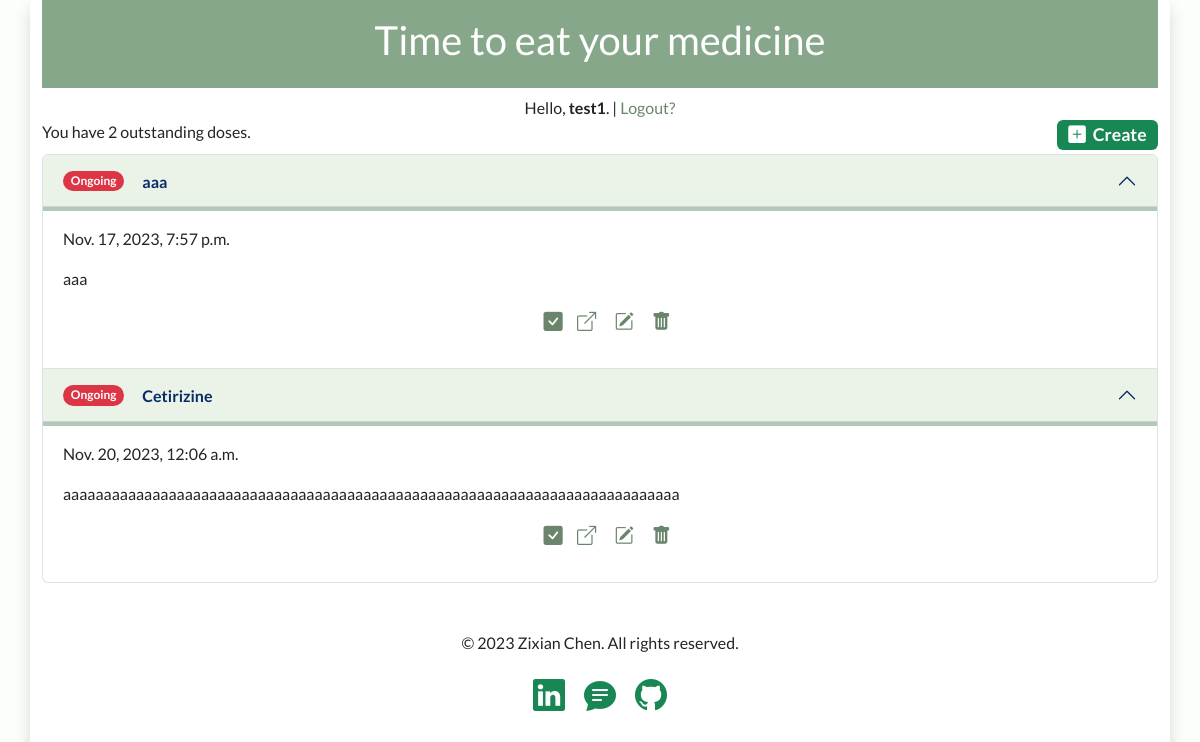
Screenshot of / (signed in) with the database file from the repository.
### trackerapp/models.py (models this page shows, shortened)
class EatModel(models.Model):
    user = models.ForeignKey(User, on_delete=models.SET_NULL, null=True)
    medicine = models.CharField(max_length=50, choices=medicine_choices)
    last_fed = models.DateTimeField(default=datetime.now)
    interval = models.IntegerField(default=4)
    remarks = models.TextField(max_length=140)
    complete = models.BooleanField(default=False)
    created = models.DateTimeField(auto_now_add=True)
    class Meta:
        ordering = ['complete'] #ordering in descending just do -complete

### trackerapp/views.py (the view)
# urls.py: path('', EatList.as_view(), name='eatlist'),
class EatList(LoginRequiredMixin, ListView):
    model = EatModel
    context_object_name = 'outstanding_list'
    fields = ['medicine', 'remarks', 'last_fed', 'interval', 'complete']
    def get_context_data(self, **kwargs):
        context = super().get_context_data(**kwargs)
        context["outstanding_list"] = context["outstanding_list"].filter(user=self.request.user)
        context["count"] = context["outstanding_list"].filter(complete=False).count()
        return context

### templates/trackerapp/EatModel_list.html (shortened to what this page needs)
{% extends "base.html" %}
{% block content %}
<div class="row mb-1">
    <div class="col-6">You have {{count}} outstanding dose{{count|pluralize:"s"}}.</div>
    <div class="col-6 text-end"><a href="{% url 'eatcreate' %}"><span class="badge bg-success even-larger-badge"><i class="bi bi-plus-square-fill pr-5"></i>&nbsp Create</span></a></div>
</div>
<div class="accordion" id="accordionExample">
{% for item in outstanding_list %}
{% if item.complete %}
<div class="accordion-item">
    <h2 class="accordion-header" id="heading{{item.id}}">
        <button class="accordion-button collapsed fw-bolder" type="button" data-bs-toggle="collapse" data-bs-target="#collapse{{item.id}}" aria-expanded="true" aria-controls="collapse{{item.id}}">
            {% if item.complete %}
            <span class="badge text-bg-success rounded-pill" style="margin-right: 1.5em;">Completed</span>
            <span class="fw-bolder">{{ item.medicine }}</span>
            {% else %}
            <span class="badge text-bg-danger rounded-pill" style="margin-right: 1.5em;">Ongoing</span>
            <span class="fw-bolder">{{ item.medicine }}</span>
            {% endif %}
        </button>
    </h2>
    <div id="collapse{{item.id}}" class="accordion-collapse collapse" aria-labelledby="heading{{item.id}}" data-bs-parent="#accordionExample">
        <div class="accordion-body">
            <p>{{ item.last_fed }}</p>
            <p>{{ item.next_dose }}</p>
            <p>{{ item.remarks }}</p>
            <p class="list_action_icons"><a href="{% url 'eatupdate_complete' item.id %}"><i class="bi bi-check-square-fill"></i></a><a href="{% url 'nextDose' item.id %}"><i class="bi bi-box-arrow-up-right"></i></a> <a href="{% url 'eatupdate' item.id %}"><i class="bi bi-pencil-square"></i></a> <a href="{% url 'eatdelete' item.id %}"><i class="bi bi-trash-fill"></i></a></p>
        </div>
    </div>
</div>
{% else %}
<div class="accordion-item">
    <h2 class="accordion-header" id="heading{{item.id}}">
        <button class="accordion-button" type="button" data-bs-toggle="collapse" data-bs-target="#collapse{{item.id}}" aria-expanded="true" aria-controls="collapse{{item.id}}">
        {% if item.complete %}
        <span class="badge text-bg-success rounded-pill" style="margin-right: 1.5em;">Completed</span>
        <span class="fw-bolder">{{ item.medicine }}</span>
        {% else %}
        <span class="badge text-bg-danger rounded-pill" style="margin-right: 1.5em;">Ongoing</span>
        <span class="fw-bolder">{{ item.medicine }}</span>
        {% endif %}
        </button>
    </h2>
    <div id="collapse{{item.id}}" class="accordion-collapse collapse show" aria-labelledby="heading{{item.id}}" data-bs-parent="#accordionExample">
        <div class="accordion-body">
            <p>{{ item.last_fed }}</p>
            <p>{{ item.remarks }}</p>
            <p class="list_action_icons">
                <a href="{% url 'eatupdate_complete' item.id %}" ><i class="bi bi-check-square-fill" alt="Mark as completed"></i></a><a href="{% url 'nextDose' item.id %}"><i class="bi bi-box-arrow-up-right"></i></a> <a href="{% url 'eatupdate' item.id %}"><i class="bi bi-pencil-square"></i></a> <a href="{% url 'eatdelete' item.id %}"><i class="bi bi-trash-fill"></i></a></p>
        </div>
    </div>
</div>
{% endif %}
{% empty %}
    <div class="col">
        <p>No items in list</p>
    </div>
{% endfor %}
</div>
{% endblock %}

### templates/base.html (shortened to what this page needs)
<!DOCTYPE html>
<html lang="en">
<head>
    <link rel="stylesheet" href="https://cdn.jsdelivr.net/npm/bootstrap@5.3.2/dist/css/bootstrap.min.css">
    <link rel="stylesheet" href="https://cdn.jsdelivr.net/npm/bootstrap-icons@1.11.1/font/bootstrap-icons.css">
</head>
<body>
<div class="container shadow mb-5 pb-5 bg-white rounded">
    <div class="row">
        <a href="{% url 'eatlist' %}" id="header"><div class="col p-3 mb-2 text-white" style="background-color: #86A789">
            <h1 class="text-center">Time to eat your medicine</h1>
        </div></a>
    </div>
    <div class="row">
        {% if user.is_authenticated %}
            <div class="col-12 text-center">Hello, <b>{{user.username}}</b>. | <a href="{% url 'eatlogout' %}">Logout?</a></div>
        {% else %}
            <div class="col-12 text-center">You are not logged in. <a href="{% url 'eatlogin' %}">Please login here</a>.</div>
        {% endif %}
    </div>
        {% block content %}
        {% endblock %}
{% include "_footer.html" %}
</div>
</body>
</html>

### templates/base.html (style rules this page uses)
body { background-color: #FCFFF9; font-family: 'Lato', sans-serif; }
.accordion-button:not(.collapsed) { background-color: #EBF3E8; box-shadow: inset 0 -1px 0 rgb(0 0 0 / 13%); border-bottom: 0.25em solid #B2C8BA; }
#header { text-decoration: none; }
a, a:visited { text-decoration: none; color: #6B856D; font-weight: 500; }
.list_action_icons { text-align: center; font-size: 120%; }
.list_action_icons i { margin-left: 0.75em; }
.badge.even-larger-badge { font-size: 1.1em; }

### rows the page displays
EatModel: medicine "aaa", last_fed "Nov. 17, 2023, 7:57 p.m.", remarks "aaa"
EatModel: medicine "Cetirizine", last_fed "Nov. 20, 2023, 12:06 a.m.", remarks "aaaaaaaaaaaaaaaaaaaaaaaaaaaaaaaaaaaaaaaaaaaaaaaaaaaaaaaaaaaaaaaaaaaaaaaaaaaa"

### other values shown
{{ user.username }} "test1"
{{ count }} "2"
